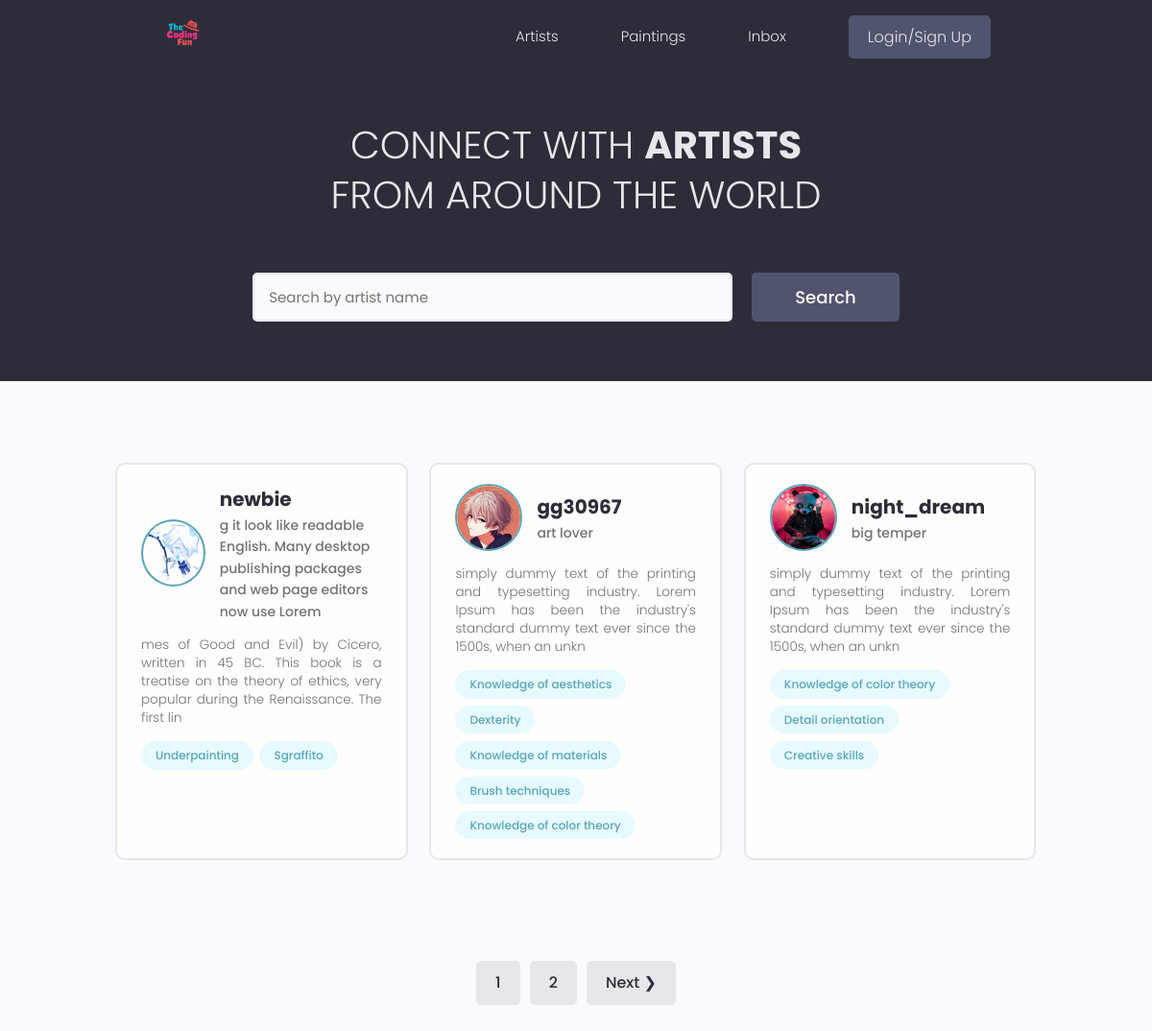
The page / on the database its author committed.
### users/models.py (models this page shows, shortened)
class Profile(models.Model):
    user = models.OneToOneField(User, on_delete=models.CASCADE, null=True, blank=True)
    name = models.CharField(max_length=200, blank=True, null=True)
    username = models.CharField(max_length=200, blank=True, null=True)
    location = models.CharField(max_length=200, blank=True, null=True)
    email = models.EmailField(max_length=200, blank=True, null=True)
    short_intro = models.CharField(max_length=200, blank=True, null=True)
    bio = models.TextField(blank=True, null=True)
    profile_image = models.ImageField(null=True, blank=True, upload_to="profiles/", default="profiles/default.jpg")
    social_github = models.CharField(max_length=200, blank=True, null=True)
    social_twitter = models.CharField(max_length=200, blank=True, null=True)
    social_linkedin = models.CharField(max_length=200, blank=True, null=True)
    social_website = models.CharField(max_length=200, blank=True, null=True)
    created = models.DateTimeField(auto_now_add=True)
    id = models.UUIDField(default=uuid.uuid4, unique=True, primary_key=True, editable=False)
    @property
    def imageURL(self):
        try:
            url = self.profile_image.url
        except:
            url = ""
        return url

class Skill(models.Model):
    owner = models.ForeignKey(Profile, on_delete=models.CASCADE, null=True, blank=True)
    name = models.CharField(max_length=200, null=True, blank=True)
    description = models.TextField(null=True, blank=True)
    created = models.DateTimeField(auto_now_add=True)
    id = models.UUIDField(default=uuid.uuid4, unique=True, primary_key=True, editable=False)
    def __str__(self):
        return str(self.name)

### users/views.py (the view)
# urls.py: path("", views.profiles, name = "profiles"),
def profiles(request):
    profiles, search_query = searchProfile(request)
    profiles, custom_range = paginateProfiles(request, profiles, 3)
    context = {"profiles": profiles, "search_query": search_query, "custom_range": custom_range}
    return render(request, "users/profiles.html", context)

### users/utils.py (called while the page is built)
def paginateProfiles(request, profiles, num_per_page):
    page = request.GET.get("page")
    paginator = Paginator(profiles, num_per_page)
    try:
        profiles = paginator.page(page)
    except PageNotAnInteger:
        page = 1
        profiles = paginator.page(page)
    except EmptyPage:
        page = paginator.num_pages
        profiles = paginator.page(page)
    left_index = max(int(page)-3, 1)
    right_index = min(left_index + 4, paginator.num_pages + 1)
    custom_range = range(left_index, right_index)
    return profiles, custom_range

def searchProfile(request):
    search_query = ""
    if request.GET.get("search_query"):
        search_query = request.GET.get("search_query")
        print(search_query)
    skills = Skill.objects.filter(name__iexact=search_query)
    profiles = Profile.objects.distinct().filter(
        Q(username__icontains=search_query) |
        Q(short_intro__icontains=search_query) |
        Q(skill__in=skills))
    return profiles, search_query

### users/templates/users/profiles.html (shortened to what this page needs)
{% extends 'main.html' %}
{% block content %}
<main class="home">
    <section class="hero-section text-center">
        <div class="container container--narrow">
            <div class="hero-section__box">
                <h2>CONNECT WITH <span>ARTISTS</span></h2>
                <h2>FROM AROUND THE WORLD</h2>
            </div>
            <div class="hero-section__search">
                <form class="form" action="{% url 'profiles' %}" method="get" id="searchForm">
                    <div class="form__field">
                        <input class="input input--text" id="formInput#search" type="text" name="search_query"
                            value="{{search_query}}" placeholder="Search by artist name" />
                    </div>
                    <input class="btn btn--sub btn--lg" type="submit" value="Search" />
                </form>
            </div>
        </div>
    </section>
    <section class="devlist">
        <div class="container">
            <div class="grid grid--three">
                {% for profile in profiles %}
                <div class="column card">
                    <div class="dev">
                        <a href="{% url 'single-profile' profile.id %}" class="card__body">
                            <div class="dev__profile">
                                <img class="avatar avatar--md" src="{{ profile.imageURL}}" alt="image" />
                                <div class="dev__meta">
                                    <h3>{{profile.username}}</h3>
                                    <h5>{{profile.short_intro}}</h5>
                                </div>
                            </div>
                            <p class="dev__info">
                                {{profile.bio|slice:"150"}}
                            </p>
                            <div class="dev__skills">
                                {% for skill in profile.skill_set.all|slice:"5" %}
                                <span class="tag tag--pill tag--main">
                                    <small>{{skill}}</small>
                                </span>
                                {% endfor %}
                            </div>
                        </a>
                    </div>
                </div>
                {% endfor %}
            </div>
        </div>
    </section>
    {% include 'pagination.html' with query_set=profiles custom_range=custom_range %}
</main>
{% endblock content %}

### static/styles/app.css (style rules this page uses)
:root { --color-sub: #2d2d39; }
.btn--sub { background-color: var(--color-sub-light); }
.card { border: 2px solid var(--color-light); }
img { width: 100%; }
.hero-section { height: 40vh; display: flex; align-items: center; background-color: var(--color-sub); }
.hero-section__box { margin-bottom: 4rem; }
.hero-section__box > h2, .hero-section__box > h2 > span { font-size: 4rem; color: var(--color-light); line-height: 1.3; text-transform: uppercase; }
.hero-section__box > h2 { font-weight: 300; }
.hero-section__box > h2 > span { font-weight: 700; }
.hero-section__search > .form { display: flex; align-items: center; justify-content: center; gap: 2rem; }
.hero-section__search > .form input.input--text { width: 50rem; }
.devlist { margin-top: 8rem; }
.devlist .grid { align-items: stretch; }
.devlist .dev .dev__profile { display: flex; align-items: center; gap: 1.5rem; }
.devlist .dev .dev__meta h3 { color: var(--color-sub); font-size: 2rem; font-weight: 700; }
.devlist .dev .dev__meta h5 { color: var(--color-text); font-size: 1.4rem; font-weight: 500; }
.devlist .dev .dev__info { margin: 1.5rem 0; font-size: 1.35rem; line-height: 1.4; text-align: justify; }

### static/uikit/styles/modules/_variables.css (style rules this page uses)
:root { --color-main: #5aa5b9; --color-main-light: #e6faff; --color-sub: #3f4156; --color-sub-light: #51546e; --color-sub-lighter: #ededfd; --color-text: #737373; --color-gray: #8b8b8b; --color-light: #e5e7eb; --color-light-gray: #767676; --color-bg: #f8fafd; --color-white: #fffefd; --color-white-light: #f3f3f3; --color-success: #359e64; --color-success-bg: #def8e8; --color-error: #fc4b0b; --color-error-bg: #fff2ee; --font-base: 'Poppins', arial, helvetica, 'Segoe UI', roboto, ubuntu, sans-serif; --font-monospace: 'Fira Code', 'Courier New', courier, monospace; --font-regular: 300; --font-medium: 500; --font-bold: 700; --generic-shadow: 1px 1px 5px #00000010; --generic-transition: all 0.3s ease-in-out; }

### static/uikit/styles/modules/_base.css (style rules this page uses)
* { margin: 0; padding: 0; box-sizing: border-box; text-rendering: optimizeLegibility; color: inherit; font-size: inherit; }
html { font-size: 50%; }
@media only screen and (min-width: 480px) { html { font-size: 56.25%; } }
@media only screen and (min-width: 1200px) { html { font-size: 62.5%; } }
body { line-height: 1.6; font-weight: 400; font-size: 1.5rem; color: var(--color-text); background-color: var(--color-bg); min-height: 100vh; }

### static/uikit/styles/modules/_typography.css (style rules this page uses)
* { font-family: var(--font-base); }
h2 { font-size: 3.6rem; font-weight: var(--font-bold); }
h3 { font-size: 3.2rem; font-weight: var(--font-medium); }
h5 { font-size: 2.4rem; font-weight: var(--font-medium); }
h5, h6 { font-weight: var(--font-regular); }
p, span, strong { font-size: 1.6rem; color: var(--color-text); font-weight: var(--font-regular); }
a { padding-bottom: 2px; text-decoration: none; display: inline-block; color: var(--color-main); font-weight: var(--font-medium); }

### static/uikit/styles/modules/_utilities.css (style rules this page uses)
.container { width: 92%; max-width: 165rem; margin: 0 auto; box-sizing: border-box; }
.container--narrow { width: 92%; max-width: 120rem; }
@media screen and (min-width: 1000px) { .container { width: 90%; } }
@media screen and (min-width: 1000px) { .container--narrow { width: 85%; } }
@media screen and (min-width: 1200px) { .container { width: 80%; } }
@media screen and (min-width: 1200px) { .container--narrow { width: 72%; } }
.text-center { text-align: center; }

### static/uikit/styles/modules/_avatar.css (style rules this page uses)
.avatar { border-radius: 50%; border: 2px solid var(--color-main); object-fit: cover; }
.avatar--md { height: 7rem; width: 7rem; }

### static/uikit/styles/modules/_button.css (style rules this page uses)
.btn { display: inline-block; position: relative; cursor: pointer; background-color: var(--color-light); font-weight: var(--font-medium); color: var(--color-sub); text-decoration: none; padding: 1rem 2rem; border-radius: 0.5rem; border: none; width: -webkit-fit-content; width: -moz-fit-content; width: fit-content; height: -webkit-fit-content; height: -moz-fit-content; height: fit-content; font-size: 1.6rem; outline-width: 0; outline-color: transparent; -webkit-backface-visibility: hidden; backface-visibility: hidden; transition: all 0.3s ease-in-out; }
.btn--sub { background-color: var(--color-sub); color: var(--color-white); }
.btn--lg { font-size: 1.8rem; padding: 1.2rem 4.5rem; }

### static/uikit/styles/modules/_card.css (style rules this page uses)
.card { border-radius: 1rem; background-color: var(--color-white); border: 1.5px solid var(--color-light); width: auto; height: auto; margin-top: 0.5rem; margin-bottom: 0.5rem; overflow: hidden; }
.card__body, .card__header { padding: 2rem 2.5rem; }

### rows shown on the page
Profile: imageURL (placeholder picture), username "newbie", short_intro "g it look like readable English. Many desktop publishing packages and web page editors now use Lorem", bio "mes of Good and Evil) by Cicero, written in 45 BC. This book is a treatise on the theory of ethics, very popular during the Renaissance. The first lin"
Skill: name "Underpainting"
Skill: name "Sgraffito"
Profile: imageURL (picture), username "gg30967", short_intro "art lover", bio "simply dummy text of the printing and typesetting industry. Lorem Ipsum has been the industry's standard dummy text ever since the 1500s, when an unkn"
Skill: name "Knowledge of aesthetics"
Skill: name "Dexterity"
Skill: name "Knowledge of materials"
Skill: name "Brush techniques"
Skill: name "Knowledge of color theory"
Profile: imageURL (picture), username "night_dream", short_intro "big temper", bio "simply dummy text of the printing and typesetting industry. Lorem Ipsum has been the industry's standard dummy text ever since the 1500s, when an unkn"
Skill: name "Knowledge of color theory"
Skill: name "Detail orientation"
Skill: name "Creative skills"

### other values the page prints
{{ page }} "1" "2"
